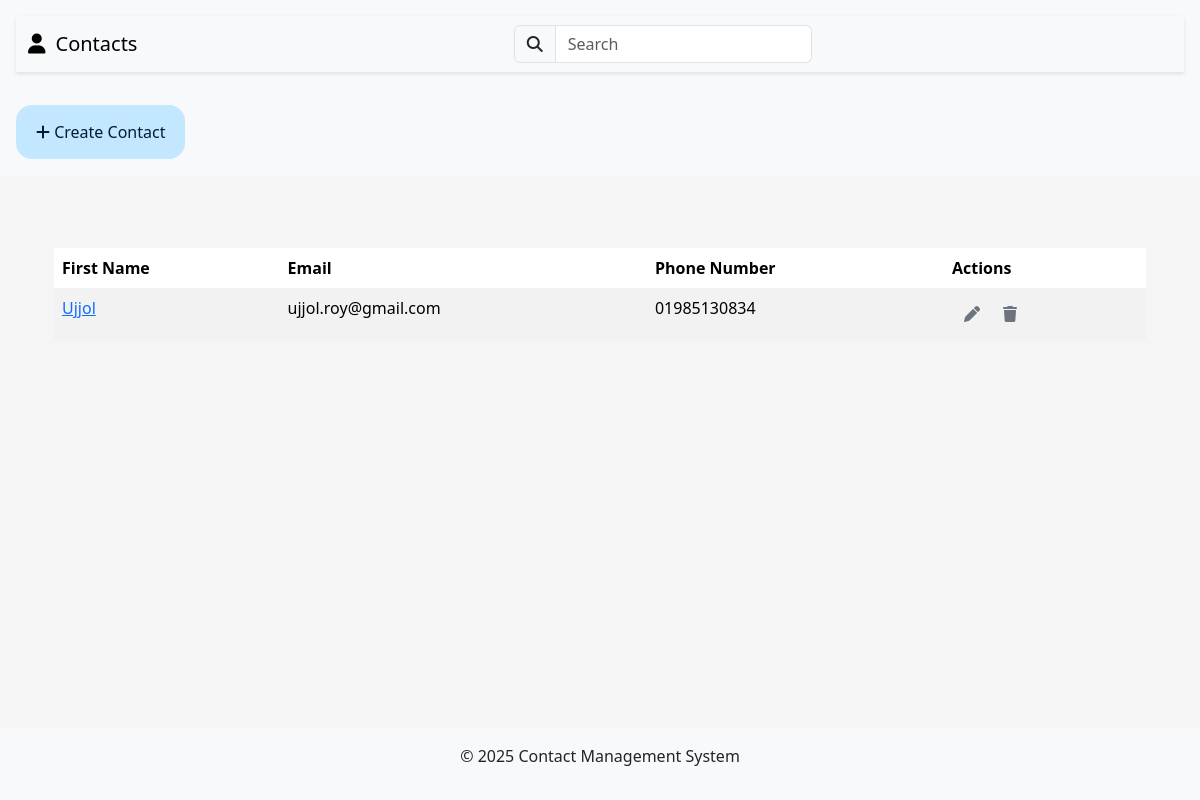
The page /contacts/ on the database as committed earlier.
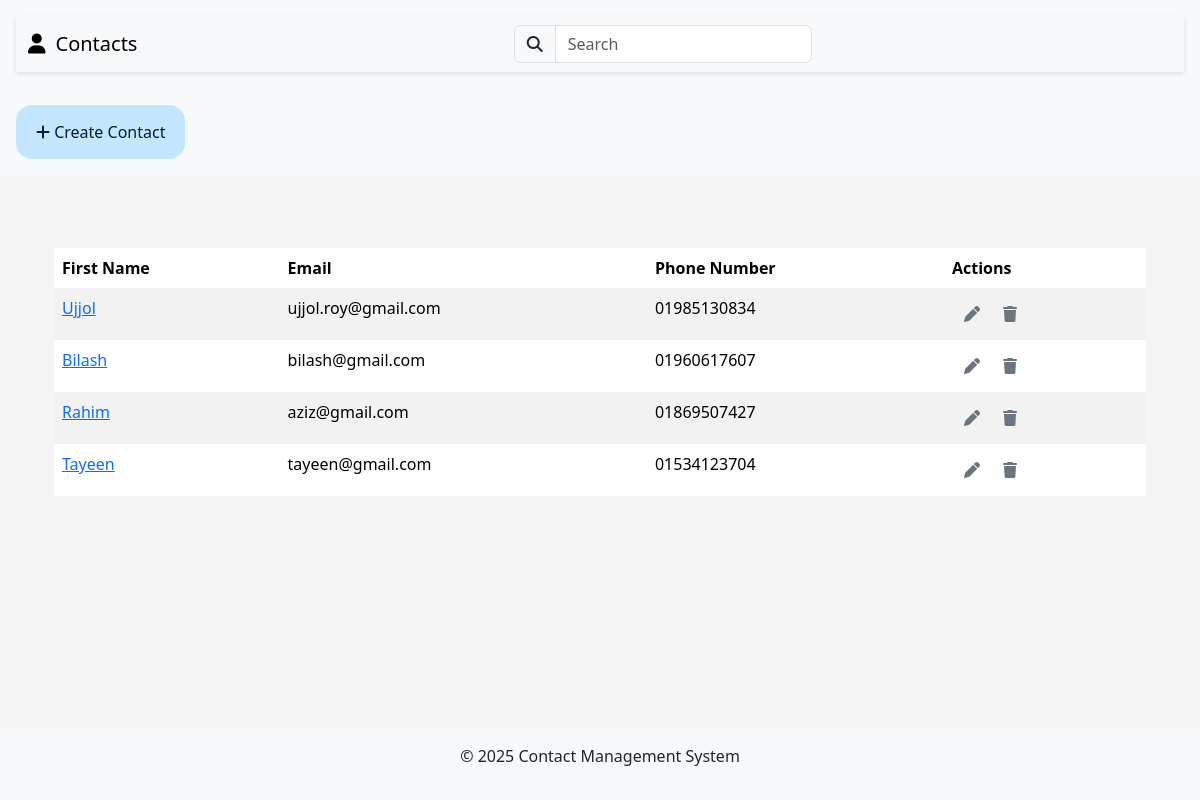
The same page on the database as committed later.
### contacts/models.py (models this page shows, shortened)
class Contact(models.Model):
    first_name = models.CharField(max_length=255)
    last_name = models.CharField(max_length=255)
    email = models.EmailField(unique=True)
    phone_number = models.CharField(max_length=20)
    address = models.TextField()

### contacts/views.py (the view)
# urls.py: path('', views.contact_list, name='contact_list'),
def contact_list(request):
    query = request.GET.get("q")
    if query:
        contacts = Contact.objects.filter(
            Q(first_name__icontains=query)
            | Q(last_name__icontains=query)
            | Q(email__icontains=query)
            | Q(phone_number__icontains=query)
            | Q(address__icontains=query)
        )[:10]
    else:
        contacts = Contact.objects.all()[:10]
    return render(request, "contacts/contact_list.html", {"contacts": contacts})

### contacts/templates/contacts/contact_list.html (shortened to what this page needs)
{% extends 'base.html' %}
{% block content %}
<div class="container mt-5">
    <table class="table table-borderless table-striped">
        <thead>
            <tr>
                <th>First Name</th>
                <th>Email</th>
                <th>Phone Number</th>
                <th>Actions</th>
            </tr>
        </thead>
        <tbody>
            {% for contact in contacts %}
            <tr>
                <td><a href="{% url 'contact_detail' contact.id %}">{{ contact.first_name }}</a></td>
                <td>{{ contact.email }}</td>
                <td>{{ contact.phone_number }}</td>
                <td>
                    <div class="btn-group">
                        <a href="{% url 'edit_contact' contact.id %}" class="btn btn-outline-secondary border-0" title="Edit">
                            <i class="fas fa-pen"></i>
                        </a>
                        <a class="btn btn-outline-secondary border-0" href="{% url 'delete_contact' contact.id %}" title="Delete">
                            <i class="fas fa-trash"></i>
                        </a>
                    </div>
                </td>
            </tr>
            {% empty %}
            <tr>
                <td colspan="3">No contacts available.</td>
            </tr>
            {% endfor %}
        </tbody>
    </table>
</div>
{% endblock %}

### contacts/templates/base.html (shortened to what this page needs)
<!DOCTYPE html>
<html lang="en">
<head>
    <link href="https://cdn.jsdelivr.net/npm/bootstrap@5.3.3/dist/css/bootstrap.min.css" rel="stylesheet">
    <link rel="stylesheet" href="https://cdnjs.cloudflare.com/ajax/libs/font-awesome/6.0.0-beta3/css/all.min.css">
    <link rel="stylesheet" href="https://cdnjs.cloudflare.com/ajax/libs/font-awesome/6.0.0-beta3/css/all.min.css">
    {% load static %}
    <link rel="stylesheet" href="{% static 'contacts/css/style.css' %}">
</head>
<body class="min-vh-100 d-flex flex-column">
    <header class="bg-light p-3">
        <nav class="navbar navbar-expand-lg navbar-light bg-light">
            <div class="container-fluid">
                <a class="navbar-brand navbar-style" href="{% url 'contact_list' %}">
                    <i class="fas fa-user"></i>
                    <span>Contacts</span>
                </a>
                <div class="collapse navbar-collapse" id="navbarNav">
                    <div class="search-container">
                        <form method="GET" action="{% url 'contact_list' %}">
                            <div class="input-group">
                                <span class="input-group-text" id="basic-addon1">
                                    <i class="fas fa-search"></i>
                                </span>
                                <input type="text" name="q" class="form-control" placeholder="Search" aria-label="Search" aria-describedby="basic-addon1">
                            </div>
                        </form>
                    </div>
                </div>
            </div>
        </nav>
        <div class="mt-5">
            <p>
                <a href="{% url 'add_contact' %}" class="create-contact-btn">
                    <i class="fas fa-plus"></i> Create Contact
                </a>
            </p>
        </div>
    </header>
    <main class="container mt-4">
        {% block content %}
        {% endblock %}
    </main>
    <footer class="bg-light mt-auto p-3 text-center">
        <p>&copy; 2025 Contact Management System</p>
    </footer>
</body>
</html>

### contacts/static/contacts/css/style.css (style rules this page uses)
body { background-color: #f5f5f5; }
.navbar { box-shadow: 0 2px 4px rgba(0, 0, 0, 0.1); }
.navbar-style { display: flex; align-items: center; gap: 10px; justify-content: space-between; }
.create-contact-btn { background-color: #c2e7ff; color: #001d35; border: none; border-radius: 16px; padding: 16px 20px; text-decoration: none; transition: background-color 0.3s, box-shadow 0.3s; }
.search-container { display: flex; justify-content: center; max-width: 100%; margin: 0 auto; }

Rows that differ between the two databases and show on the page:
added Contact: first_name "Bilash", email "bilash@gmail.com", phone_number "01960617607"
added Contact: first_name "Rahim", email "aziz@gmail.com", phone_number "01869507427"
added Contact: first_name "Tayeen", email "tayeen@gmail.com", phone_number "01534123704"
